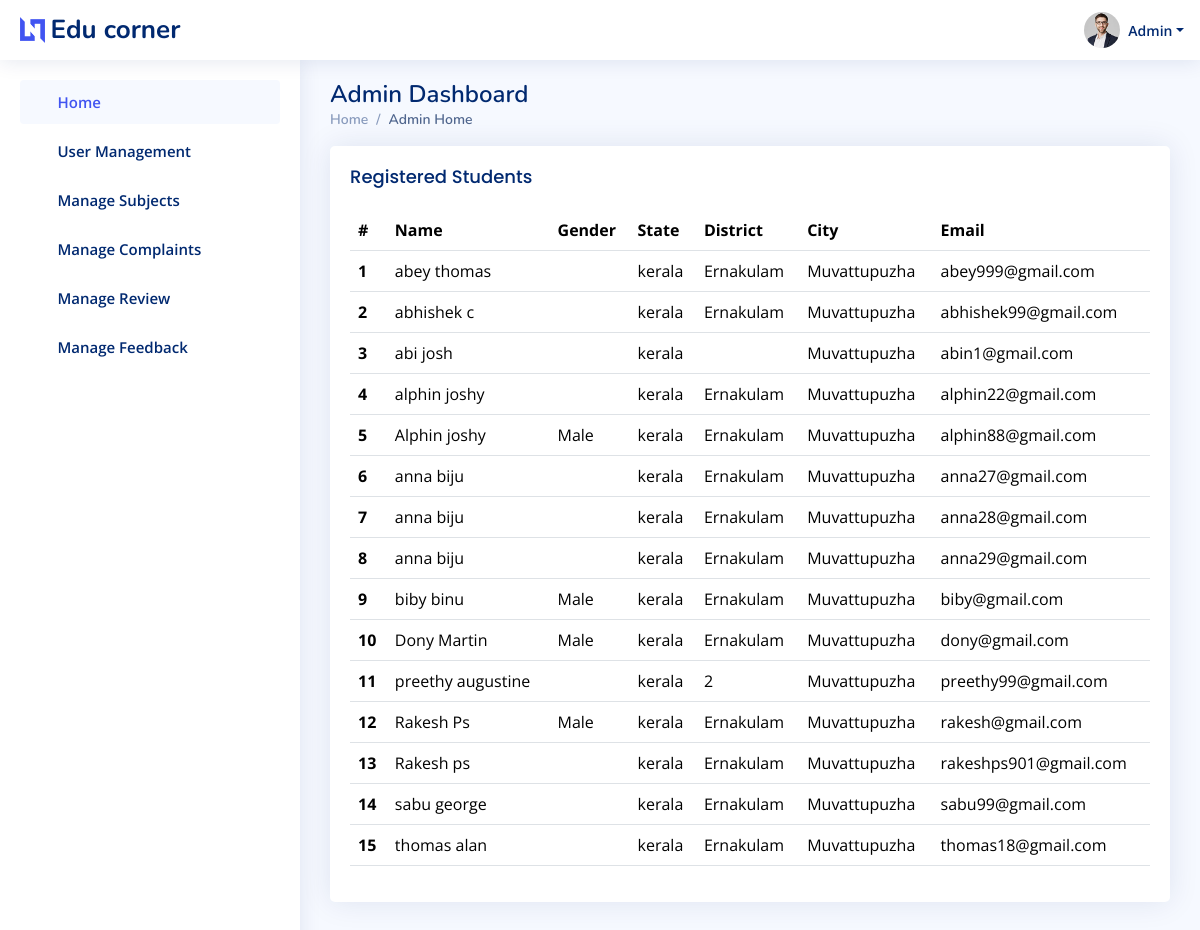
/Admin/studentslist.php, run on the app's committed database.
### tables this page shows
CREATE TABLE `educorner_registration` (
  `fName` varchar(50) NOT NULL,
  `lName` varchar(50) NOT NULL,
  `house_name` varchar(200) NOT NULL,
  `dob` date DEFAULT NULL,
  `phone_number` varchar(10) DEFAULT NULL,
  `email` varchar(30) NOT NULL,
  `state` varchar(30) NOT NULL,
  `district` varchar(30) NOT NULL,
  `city` varchar(20) NOT NULL,
  `pic` varchar(100) NOT NULL DEFAULT 'profilepic/profile.jpg',
  `gender` varchar(10) NOT NULL
);

### mentor/connection.php (called while the page is built, shortened)
<?php
$conn = mysqli_connect('localhost', 'root', '', 'educorner');
function select($sql)
{
    global $conn;
    $res = mysqli_query($conn, $sql);
    if ($res) {
        return $res;
    } else {
        return False;
    }
}
?>

### Admin/studentslist.php (the view)
<?php
require('header.php');
?>
  <main id="main" class="main">
    <div class="pagetitle">
      <h1>Admin Dashboard</h1>
      <nav>
        <ol class="breadcrumb">
          <li class="breadcrumb-item"><a href="index.html">Home</a></li>
          <li class="breadcrumb-item active">Admin Home</li>
        </ol>
      </nav>
    </div>
    <section class="section">
      <div class="row">
        <div class="col-lg-12">
          <div class="card">
            <div class="card-body">
              <h5 class="card-title">Registered Students</h5>
              <table class="table datatable">
                <thead>
                  <tr>
                    <th scope="col">#</th>
                    <th scope="col">Name</th>
                    <th scope="col">Gender</th>
                    <th scope="col">State</th>
                    <th scope="col">District</th>
                    <th scope="col">City</th>
                    <th scope="col">Email</th>
                  </tr>
                </thead>
                <tbody>
                <?php
                $res=select("select *from educorner_registration WHERE email in(SELECT username from educorner_login WHERE status=1 and user_type=1)");
                $n=0;
                while($row=mysqli_fetch_assoc($res))
                {
                  $n++;
                ?>
                  <tr>
                    <th scope="row"><?php echo $n?> </th>
                     <td><?php echo $row['fName']." ".$row['lName'];?></td>
                     <td><?php echo $row['gender'];?></td>
                     <td><?php echo $row['state'];?></td>
                     <td><?php echo $row['district'];?></td>
                     <td><?php echo $row['city'];?></td>
                     <td><?php echo $row['email'];?></td>
                  </tr>
                <?php
                }
                ?>
                </tbody>
              </table>
            </div>
          </div>
        </div>
      </div>
    </section>
  </main>
  <?php
require('footer.php');
?>

### Admin/assets/css/style.css (style rules this page uses)
:root { scroll-behavior: smooth; }
body { font-family: "Open Sans", sans-serif; background: #f6f9ff; color: #444444; }
a { color: #4154f1; text-decoration: none; }
h1, h2, h3, h4, h5, h6 { font-family: "Nunito", sans-serif; }
#main { margin-top: 60px; padding: 20px 30px; transition: all 0.3s; }
.pagetitle { margin-bottom: 10px; }
.pagetitle h1 { font-size: 24px; margin-bottom: 0; font-weight: 600; color: #012970; }
.card { margin-bottom: 30px; border: none; border-radius: 5px; box-shadow: 0px 0 30px rgba(1, 41, 112, 0.1); }
.card-title { padding: 20px 0 15px 0; font-size: 18px; font-weight: 500; color: #012970; font-family: "Poppins", sans-serif; }
.card-body { padding: 0 20px 20px 20px; }
.breadcrumb { font-size: 14px; font-family: "Nunito", sans-serif; color: #899bbd; font-weight: 600; }
.breadcrumb a { color: #899bbd; transition: 0.3s; }
.breadcrumb .breadcrumb-item::before { color: #899bbd; }
.breadcrumb .active { color: #51678f; font-weight: 600; }
@media (min-width: 1200px) { #main, #footer { margin-left: 300px; } }

### data on the page
educorner_registration: fName "abey", lName "thomas", state "kerala", district "Ernakulam", city "Muvattupuzha", email "abey999@gmail.com"
educorner_registration: fName "abhishek", lName "c", state "kerala", district "Ernakulam", city "Muvattupuzha", email "abhishek99@gmail.com"
educorner_registration: fName "abi", lName "josh", state "kerala", city "Muvattupuzha", email "abin1@gmail.com"
educorner_registration: fName "alphin", lName "joshy", state "kerala", district "Ernakulam", city "Muvattupuzha", email "alphin22@gmail.com"
educorner_registration: fName "Alphin", lName "joshy", gender "Male", state "kerala", district "Ernakulam", city "Muvattupuzha", email "alphin88@gmail.com"
educorner_registration: fName "anna", lName "biju", state "kerala", district "Ernakulam", city "Muvattupuzha", email "anna27@gmail.com"
educorner_registration: fName "anna", lName "biju", state "kerala", district "Ernakulam", city "Muvattupuzha", email "anna28@gmail.com"
educorner_registration: fName "anna", lName "biju", state "kerala", district "Ernakulam", city "Muvattupuzha", email "anna29@gmail.com"
educorner_registration: fName "biby", lName "binu", gender "Male", state "kerala", district "Ernakulam", city "Muvattupuzha", email "biby@gmail.com"
educorner_registration: fName "Dony", lName "Martin", gender "Male", state "kerala", district "Ernakulam", city "Muvattupuzha", email "dony@gmail.com"
educorner_registration: fName "preethy", lName "augustine", state "kerala", district "2", city "Muvattupuzha", email "preethy99@gmail.com"
educorner_registration: fName "Rakesh", lName "Ps", gender "Male", state "kerala", district "Ernakulam", city "Muvattupuzha", email "rakesh@gmail.com"
educorner_registration: fName "Rakesh", lName "ps", state "kerala", district "Ernakulam", city "Muvattupuzha", email "rakeshps901@gmail.com"
educorner_registration: fName "sabu", lName "george", state "kerala", district "Ernakulam", city "Muvattupuzha", email "sabu99@gmail.com"
educorner_registration: fName "thomas", lName "alan", state "kerala", district "Ernakulam", city "Muvattupuzha", email "thomas18@gmail.com"
